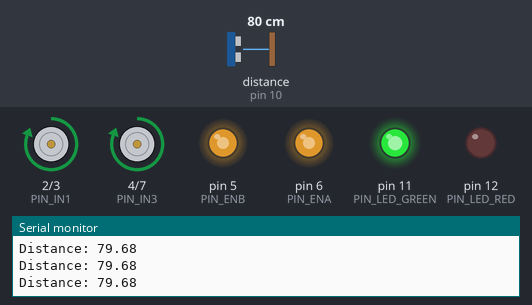
Simulated run of this sketch. Board: Arduino Uno, built with avr-gcc and run on an emulated ATmega328P. Shown: motor-driver pin pairs drawn as motors (green arrow = first pin HIGH = forward, orange = second pin HIGH = backward, longer = more drive), output pins drawn as LEDs (lit = HIGH), the last lines printed to the serial monitor. Wiring (inferred from the names in the program): ultrasonic range finder: trigger pin 9; echo pin 10. Dashed ring = blinking. The inputs (shaded band) are chosen by the test bench; at power-on: distance to the obstacle (sensor on pin 10) 80 cm. The echo pulse lasts 58.3 µs per cm; random numbers use the default seed unless the sketch sets one; pins used as bus, display or sensor lines are not drawn.

Above: at 1.2 s.
1.3 s: distance to the obstacle (sensor on pin 10) set to 23 cm
2.8 s: distance to the obstacle (sensor on pin 10) set to 18 cm
At 3.6 s:
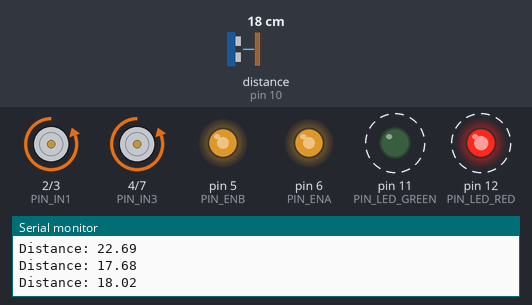
5.8 s: distance to the obstacle (sensor on pin 10) set to 35 cm
7.9 s: distance to the obstacle (sensor on pin 10) set to 2 cm
At 9.5 s:
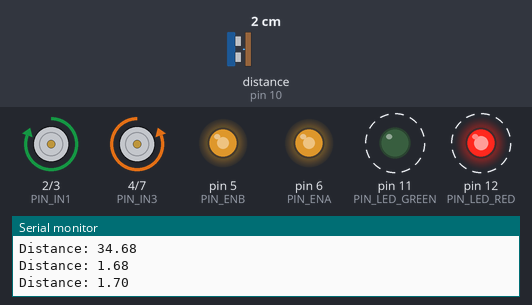
10.9 s: distance to the obstacle (sensor on pin 10) set to 60 cm
At 10.9 s:
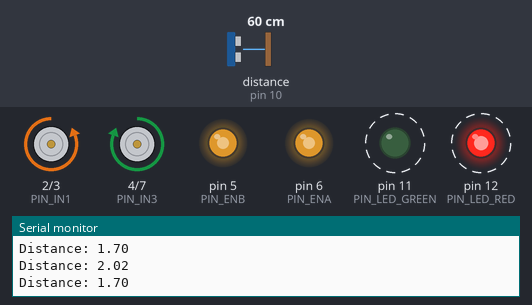
Timing chart, 0 to 13.9 s (numbered marks = the images above; inputs shaded):
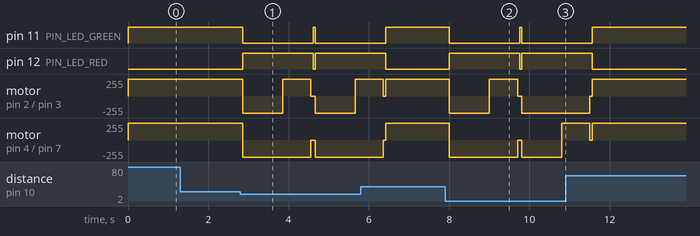

The sketch:

recovery_logic.ino
```cpp
/*
 * Obstacle Avoiding Robot with Stuck Detection
 * Architecture: Finite State Machine + Sliding Time Window
 * Author: Zekariyas Amberbir
  */

// --
// INCLUDES
// --
#include <Arduino.h>

// --
// PIN CONFIG
// --
// Ultrasonic Sensor (HC-SR04)
const uint8_t PIN_TRIG = 9;
const uint8_t PIN_ECHO = 10;

// Motor Driver (L298N example)
const uint8_t PIN_IN1 = 2;
const uint8_t PIN_IN2 = 3;
const uint8_t PIN_IN3 = 4;
const uint8_t PIN_ENB = 5;
const uint8_t PIN_ENA = 6;  // PWM
const uint8_t PIN_IN4 = 7;  // PWM

// Optional LEDs
const uint8_t PIN_LED_GREEN = 11;
const uint8_t PIN_LED_RED   = 12;

// --
// TUNABLE CONSTANTS
// --
const float DIST_THRESHOLD_CM = 20.0;

const unsigned long REVERSE_TIME_MS = 1000;
const unsigned long TURN_TIME_MS    = 700;
const unsigned long LOOP_DELAY_MS   = 50;

// Stuck detection
const uint8_t MAX_TURNS_WINDOW = 5;
const unsigned long WINDOW_TIME_MS = 10000;

// Motor speed (0–255)
const uint8_t MOTOR_SPEED = 180;

// --
// STATE MACHINE
// --
enum RobotState {
  STATE_FORWARD,
  STATE_AVOID,
  STATE_RECOVERY
};

RobotState currentState = STATE_FORWARD;

// --
// TURN TRACKING (Sliding Window)
// --
const uint8_t MAX_EVENTS = 20; // buffer size (safe upper bound)
unsigned long turnTimestamps[MAX_EVENTS];
uint8_t turnCount = 0;

// --
// FUNCTION DECLARATIONS
// --
float readDistanceCM();
void moveForward();
void moveBackward();
void turnLeft();
void turnRight();
void stopMotors();
void setMotorSpeed(uint8_t speed);

void recordTurn(unsigned long now);
void pruneOldTurns(unsigned long now);
bool isStuck();

void recoveryBehavior();

// --
// SETUP
// --
void setup() {
  Serial.begin(9600);

  pinMode(PIN_TRIG, OUTPUT);
  pinMode(PIN_ECHO, INPUT);

  pinMode(PIN_IN1, OUTPUT);
  pinMode(PIN_IN2, OUTPUT);
  pinMode(PIN_IN3, OUTPUT);
  pinMode(PIN_IN4, OUTPUT);
  pinMode(PIN_ENA, OUTPUT);
  pinMode(PIN_ENB, OUTPUT);

  pinMode(PIN_LED_GREEN, OUTPUT);
  pinMode(PIN_LED_RED, OUTPUT);

  setMotorSpeed(MOTOR_SPEED);
}

//--
// MAIN LOOP
//--
void loop() {
  unsigned long now = millis();
  float distance = readDistanceCM();

  Serial.print("Distance: ");
  Serial.println(distance);

  switch (currentState) {

    case STATE_FORWARD:
      digitalWrite(PIN_LED_GREEN, HIGH);
      digitalWrite(PIN_LED_RED, LOW);

      if (distance >= DIST_THRESHOLD_CM) {
        moveForward();
      } else {
        currentState = STATE_AVOID;
      }
      break;

    case STATE_AVOID:
      digitalWrite(PIN_LED_GREEN, LOW);
      digitalWrite(PIN_LED_RED, HIGH);

      stopMotors();

      moveBackward();
      delay(REVERSE_TIME_MS);

      // Random turn direction
      if (random(0, 2) == 0) {
        turnLeft();
      } else {
        turnRight();
      }
      delay(TURN_TIME_MS);

      stopMotors();

      // ---- Record turn event ----
      recordTurn(now);
      pruneOldTurns(now);

      if (isStuck()) {
        currentState = STATE_RECOVERY;
      } else {
        currentState = STATE_FORWARD;
      }
      break;

    case STATE_RECOVERY:
      Serial.println("RECOVERY MODE");
      recoveryBehavior();

      // Reset system
      turnCount = 0;

      currentState = STATE_FORWARD;
      break;
  }

  delay(LOOP_DELAY_MS);
}

//--
// SENSOR FUNCTION
//--
float readDistanceCM() {
  digitalWrite(PIN_TRIG, LOW);
  delayMicroseconds(2);

  digitalWrite(PIN_TRIG, HIGH);
  delayMicroseconds(10);
  digitalWrite(PIN_TRIG, LOW);

  long duration = pulseIn(PIN_ECHO, HIGH, 30000); // timeout 30ms

  if (duration == 0) {
    return 999.0; // no echo → treat as far
  }

  float distance = duration * 0.0343 / 2.0;
  return distance;
}

//--
// MOTOR CONTROL
//--
void setMotorSpeed(uint8_t speed) {
  analogWrite(PIN_ENA, speed);
  analogWrite(PIN_ENB, speed);
}

void moveForward() {
  digitalWrite(PIN_IN1, HIGH);
  digitalWrite(PIN_IN2, LOW);
  digitalWrite(PIN_IN3, HIGH);
  digitalWrite(PIN_IN4, LOW);
}

void moveBackward() {
  digitalWrite(PIN_IN1, LOW);
  digitalWrite(PIN_IN2, HIGH);
  digitalWrite(PIN_IN3, LOW);
  digitalWrite(PIN_IN4, HIGH);
}

void turnLeft() {
  digitalWrite(PIN_IN1, LOW);
  digitalWrite(PIN_IN2, HIGH);
  digitalWrite(PIN_IN3, HIGH);
  digitalWrite(PIN_IN4, LOW);
}

void turnRight() {
  digitalWrite(PIN_IN1, HIGH);
  digitalWrite(PIN_IN2, LOW);
  digitalWrite(PIN_IN3, LOW);
  digitalWrite(PIN_IN4, HIGH);
}

void stopMotors() {
  digitalWrite(PIN_IN1, LOW);
  digitalWrite(PIN_IN2, LOW);
  digitalWrite(PIN_IN3, LOW);
  digitalWrite(PIN_IN4, LOW);
}

//--
// TURN TRACKING LOGIC
//--
void recordTurn(unsigned long now) {
  if (turnCount < MAX_EVENTS) {
    turnTimestamps[turnCount++] = now;
  }
}

void pruneOldTurns(unsigned long now) {
  uint8_t i = 0;

  while (i < turnCount) {
    if ((now - turnTimestamps[i]) > WINDOW_TIME_MS) {
      // Shift left
      for (uint8_t j = i; j < turnCount - 1; j++) {
        turnTimestamps[j] = turnTimestamps[j + 1];
      }
      turnCount--;
    } else {
      i++;
    }
  }
}

bool isStuck() {
  return (turnCount > MAX_TURNS_WINDOW);
}

//--
// RECOVERY BEHAVIOR
//--
void recoveryBehavior() {
  stopMotors();

  moveBackward();
  delay(2 * REVERSE_TIME_MS);

  turnLeft();
  delay(2 * TURN_TIME_MS);

  moveForward();
  delay(1000);

  stopMotors();
}
```

Measured:
- the behaviour switches between 21 and 20 cm on distance to the obstacle (sensor on pin 10) (found by bisection; images 0 and 1)
- after the input at 2.8 s, pin 11 (PIN_LED_GREEN): HIGH → LOW after 0.06 s, → HIGH 1.8 s later, → LOW 0.05 s later; pin 12 (PIN_LED_RED): LOW → HIGH after 0.06 s, → LOW 1.8 s later, → HIGH 0.05 s later
- after the input at 7.9 s, pin 11 (PIN_LED_GREEN): HIGH → LOW after 0.10 s, → HIGH 1.8 s later, → LOW 0.05 s later; pin 12 (PIN_LED_RED): LOW → HIGH after 0.10 s, → LOW 1.8 s later, → HIGH 0.05 s later
